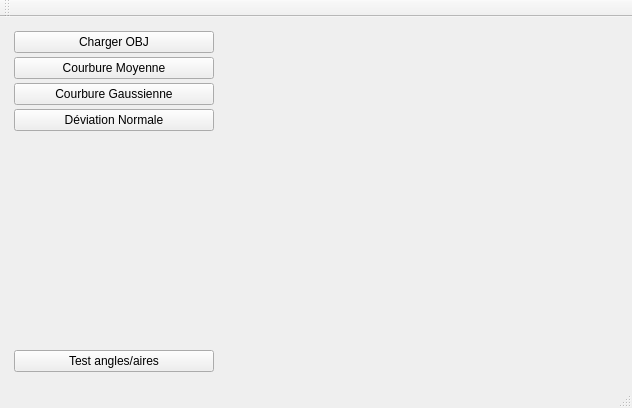
<?xml version="1.0" encoding="UTF-8"?>
<ui version="4.0">
 <class>MainWindow</class>
 <widget class="QMainWindow" name="MainWindow">
  <property name="geometry">
   <rect>
    <x>0</x>
    <y>0</y>
    <width>632</width>
    <height>408</height>
   </rect>
  </property>
  <property name="windowTitle">
   <string>MainWindow</string>
  </property>
  <widget class="QWidget" name="centralWidget">
   <layout class="QHBoxLayout" name="horizontalLayout">
    <item>
     <widget class="QWidget" name="widget_2" native="true">
      <property name="sizePolicy">
       <sizepolicy hsizetype="Maximum" vsizetype="Preferred">
        <horstretch>150</horstretch>
        <verstretch>0</verstretch>
       </sizepolicy>
      </property>
      <property name="minimumSize">
       <size>
        <width>150</width>
        <height>0</height>
       </size>
      </property>
      <layout class="QVBoxLayout" name="verticalLayout">
       <property name="spacing">
        <number>4</number>
       </property>
       <property name="leftMargin">
        <number>3</number>
       </property>
       <property name="topMargin">
        <number>3</number>
       </property>
       <property name="rightMargin">
        <number>3</number>
       </property>
       <property name="bottomMargin">
        <number>3</number>
       </property>
       <item>
        <widget class="QPushButton" name="pushButton_chargement">
         <property name="minimumSize">
          <size>
           <width>200</width>
           <height>0</height>
          </size>
         </property>
         <property name="text">
          <string>Charger OBJ</string>
         </property>
        </widget>
       </item>
       <item>
        <widget class="QPushButton" name="pushButton_H">
         <property name="text">
          <string>Courbure Moyenne</string>
         </property>
        </widget>
       </item>
       <item>
        <widget class="QPushButton" name="pushButton_K">
         <property name="text">
          <string>Courbure Gaussienne</string>
         </property>
        </widget>
       </item>
       <item>
        <widget class="QPushButton" name="pushButton_D">
         <property name="text">
          <string>Déviation Normale</string>
         </property>
        </widget>
       </item>
       <item>
        <spacer name="verticalSpacer">
         <property name="orientation">
          <enum>Qt::Vertical</enum>
         </property>
         <property name="sizeHint" stdset="0">
          <size>
           <width>20</width>
           <height>40</height>
          </size>
         </property>
        </spacer>
       </item>
       <item>
        <widget class="QPushButton" name="pushButton_angleArea">
         <property name="text">
          <string>Test angles/aires</string>
         </property>
        </widget>
       </item>
      </layout>
     </widget>
    </item>
    <item>
     <widget class="MeshViewerWidget" name="displayWidget" native="true"/>
    </item>
   </layout>
  </widget>
  <widget class="QMenuBar" name="menuBar">
   <property name="geometry">
    <rect>
     <x>0</x>
     <y>0</y>
     <width>632</width>
     <height>15</height>
    </rect>
   </property>
  </widget>
  <widget class="QToolBar" name="mainToolBar">
   <attribute name="toolBarArea">
    <enum>TopToolBarArea</enum>
   </attribute>
   <attribute name="toolBarBreak">
    <bool>false</bool>
   </attribute>
  </widget>
  <widget class="QStatusBar" name="statusBar"/>
 </widget>
 <layoutdefault spacing="6" margin="11"/>
 <customwidgets>
  <customwidget>
   <class>MeshViewerWidget</class>
   <extends>QWidget</extends>
   <header location="global">meshviewerwidget.h</header>
   <container>1</container>
  </customwidget>
 </customwidgets>
 <resources/>
 <connections/>
</ui>
